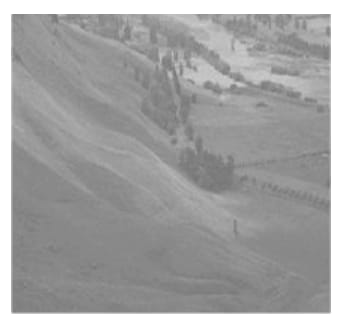
#> input picture hist.jpg, 341 x 319 px
$ jupyter execute 'Lecture 15 Histogram Equalization.ipynb'
#> lines starting #> are read from the running program, lines starting #| are printed output that depends on the picture
[cell 1]
import cv2
import matplotlib.pyplot as plt

## Adaptive Equalizer

[cell 2]
img = cv2.imread("hist.jpg")
#> img is the input picture: shape (319, 341, 3); min 115, max 255, mean 160
img = cv2.resize(img, (500,450))
#> img: shape (450, 500, 3)

gry = cv2.cvtColor(img, cv2.COLOR_BGR2GRAY)

hist = cv2.calcHist([gry], [0], None, [255], [0,255])
#> hist = 255 values, max 12290 at index 136, min 0 at index 0, mean 785.1

eq = cv2.equalizeHist(gry)
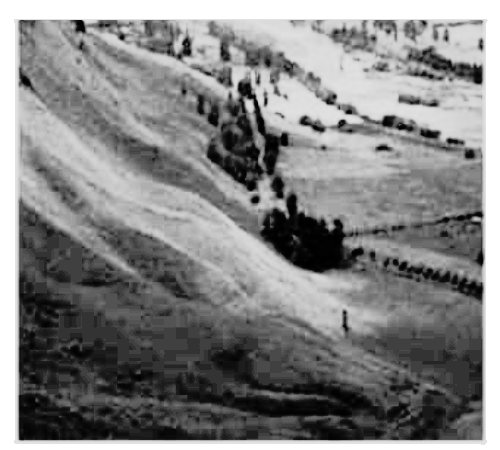
#> eq: shape (450, 500); min 0, max 255, mean 131.6
hist1 = cv2.calcHist([eq], [0], None, [255], [0,255])
#> hist1 = 255 values, max 12290 at index 51, min 0 at index 5, mean 785.1


plt.plot(hist1, c = "red")
plt.plot(hist)
plt.show()
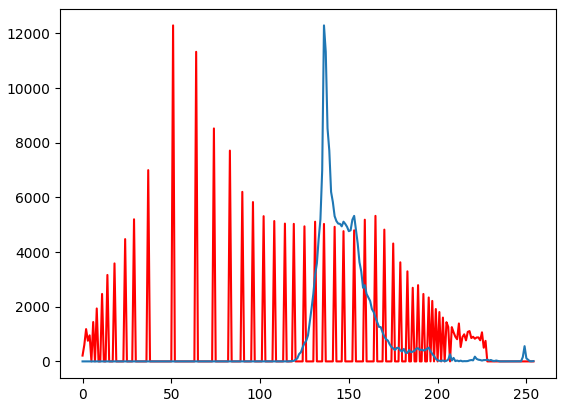
#> figure drawn by matplotlib, 1 panel; curve peaks at x = 51, y = 12290; curve peaks at x = 136, y = 12290

cv2.imshow("Image", img)
cv2.imshow("gray", eq)
cv2.waitKey(0)
cv2.destroyAllWindows()

## clahe equalizer

[cell 3]
img = cv2.imread("clahe.jpg")
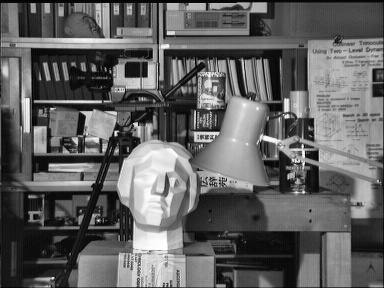
#> input picture clahe.jpg, 384 x 288 px
#> img is the input picture: shape (288, 384, 3); min 0, max 255, mean 97.6
img = cv2.resize(img, (500,450))
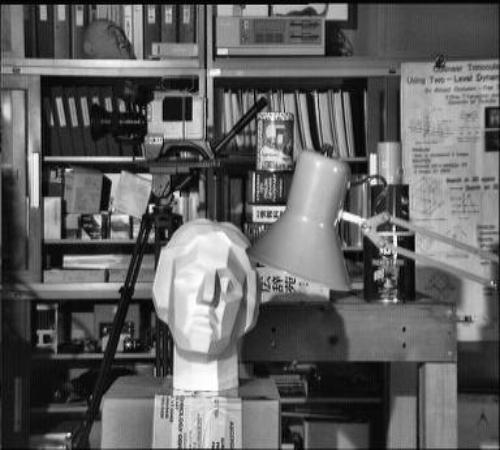
#> img: shape (450, 500, 3); min 0, max 255, mean 97.4

gry = cv2.cvtColor(img, cv2.COLOR_BGR2GRAY)

hist = cv2.calcHist([gry], [0], None, [255], [0,255])
#> hist = 255 values, max 2200 at index 20, min 37 at index 0, mean 882.3

eq = cv2.equalizeHist(gry)
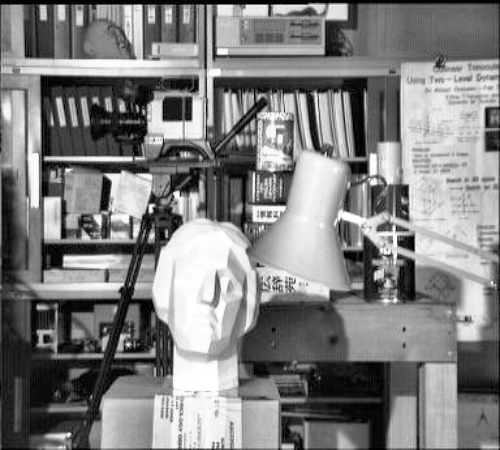
#> eq: shape (450, 500); min 0, max 255, mean 128.1
hist1 = cv2.calcHist([eq], [0], None, [255], [0,255])
#> hist1 = 255 values, max 2200 at index 27, min 0 at index 6, mean 880.5

cl = cv2.createCLAHE(clipLimit = 1 , tileGridSize = (8,8))
f = cl.apply(gry)
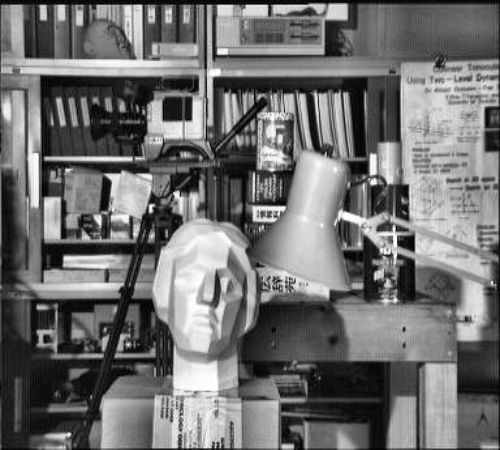
#> f: shape (450, 500); min 0, max 255, mean 111.6

plt.plot(hist1, c = "red")
plt.plot(f, c = "green")
plt.plot(hist)
plt.show()
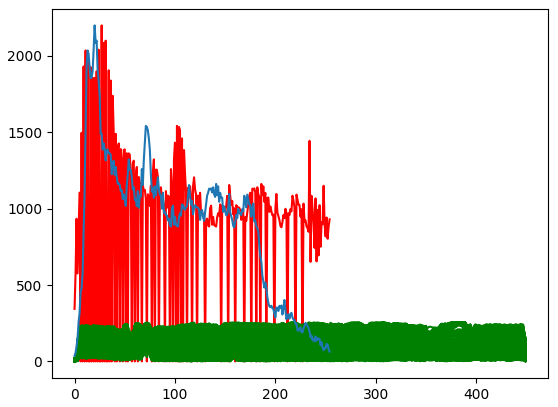
#> figure drawn by matplotlib, 1 panel; curve peaks at x = 27, y = 2200; curve peaks at x = 286, y = 146; curve peaks at x = 68, y = 172

cv2.imshow("Image", img)
cv2.imshow("Equalizer", eq)
cv2.imshow("Final Image", f)
cv2.waitKey(0)
cv2.destroyAllWindows()
